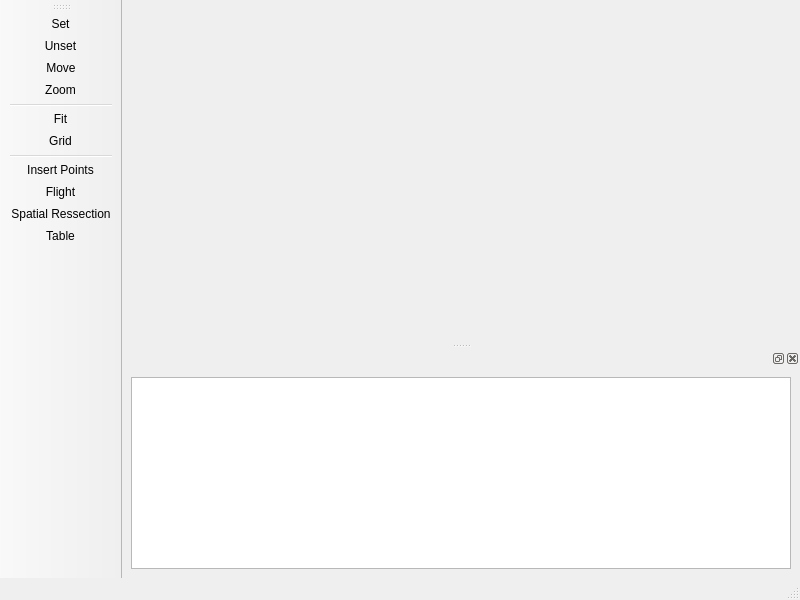
<?xml version="1.0" encoding="UTF-8"?>
<ui version="4.0">
 <class>SRMainWindow</class>
 <widget class="QMainWindow" name="SRMainWindow">
  <property name="geometry">
   <rect>
    <x>0</x>
    <y>0</y>
    <width>800</width>
    <height>600</height>
   </rect>
  </property>
  <property name="windowTitle">
   <string>Spatial Ressection</string>
  </property>
  <widget class="QWidget" name="centralwidget"/>
  <widget class="QMenuBar" name="menubar">
   <property name="geometry">
    <rect>
     <x>0</x>
     <y>0</y>
     <width>800</width>
     <height>25</height>
    </rect>
   </property>
  </widget>
  <widget class="QStatusBar" name="statusbar"/>
  <widget class="QDockWidget" name="dockWidget">
   <attribute name="dockWidgetArea">
    <number>8</number>
   </attribute>
   <widget class="QWidget" name="dockWidgetContents">
    <layout class="QGridLayout" name="gridLayout">
     <item row="0" column="0">
      <widget class="QTableView" name="table1"/>
     </item>
    </layout>
   </widget>
  </widget>
  <widget class="QToolBar" name="toolBar">
   <property name="windowTitle">
    <string>toolBar</string>
   </property>
   <attribute name="toolBarArea">
    <enum>LeftToolBarArea</enum>
   </attribute>
   <attribute name="toolBarBreak">
    <bool>false</bool>
   </attribute>
   <addaction name="actionSet"/>
   <addaction name="actionUnset"/>
   <addaction name="actionMove"/>
   <addaction name="actionZoom"/>
   <addaction name="separator"/>
   <addaction name="actionFit"/>
   <addaction name="actionGrid"/>
   <addaction name="separator"/>
   <addaction name="actionInsert_Points"/>
   <addaction name="actionFlight"/>
   <addaction name="actionSpatialRessection"/>
   <addaction name="actionTable"/>
  </widget>
  <action name="actionZoom">
   <property name="icon">
    <iconset resource="sr_resource.qrc">
     <normaloff>:/Icons/resource/images/find.png</normaloff>:/Icons/resource/images/find.png</iconset>
   </property>
   <property name="text">
    <string>Zoom</string>
   </property>
  </action>
  <action name="actionMove">
   <property name="icon">
    <iconset resource="sr_resource.qrc">
     <normaloff>:/Icons/resource/images/move.png</normaloff>:/Icons/resource/images/move.png</iconset>
   </property>
   <property name="text">
    <string>Move</string>
   </property>
  </action>
  <action name="actionFit">
   <property name="icon">
    <iconset resource="sr_resource.qrc">
     <normaloff>:/Icons/resource/images/fit.png</normaloff>:/Icons/resource/images/fit.png</iconset>
   </property>
   <property name="text">
    <string>Fit</string>
   </property>
   <property name="toolTip">
    <string>Fit to Screen</string>
   </property>
  </action>
  <action name="actionSet">
   <property name="icon">
    <iconset resource="sr_resource.qrc">
     <normaloff>:/Icons/resource/images/mark.png</normaloff>:/Icons/resource/images/mark.png</iconset>
   </property>
   <property name="text">
    <string>Set</string>
   </property>
   <property name="toolTip">
    <string>Set Point</string>
   </property>
  </action>
  <action name="actionUnset">
   <property name="icon">
    <iconset resource="sr_resource.qrc">
     <normaloff>:/Icons/resource/images/unmark.png</normaloff>:/Icons/resource/images/unmark.png</iconset>
   </property>
   <property name="text">
    <string>Unset</string>
   </property>
   <property name="toolTip">
    <string>Unset Point</string>
   </property>
  </action>
  <action name="actionGrid">
   <property name="icon">
    <iconset resource="sr_resource.qrc">
     <normaloff>:/Icons/resource/images/grid.png</normaloff>:/Icons/resource/images/grid.png</iconset>
   </property>
   <property name="text">
    <string>Grid</string>
   </property>
   <property name="toolTip">
    <string>Activate Grid</string>
   </property>
  </action>
  <action name="actionSpatialRessection">
   <property name="icon">
    <iconset resource="sr_resource.qrc">
     <normaloff>:/Icons/resource/images/exterior.png</normaloff>:/Icons/resource/images/exterior.png</iconset>
   </property>
   <property name="text">
    <string>Exterior Orientation</string>
   </property>
   <property name="iconText">
    <string>Spatial Ressection</string>
   </property>
   <property name="toolTip">
    <string>Spatial Ressection</string>
   </property>
  </action>
  <action name="actionFlight">
   <property name="icon">
    <iconset resource="sr_resource.qrc">
     <normaloff>:/Icons/resource/images/fd.png</normaloff>:/Icons/resource/images/fd.png</iconset>
   </property>
   <property name="text">
    <string>Flight</string>
   </property>
  </action>
  <action name="actionTable">
   <property name="icon">
    <iconset resource="sr_resource.qrc">
     <normaloff>:/Icons/resource/images/table.png</normaloff>:/Icons/resource/images/table.png</iconset>
   </property>
   <property name="text">
    <string>Table</string>
   </property>
  </action>
  <action name="actionInsert_Points">
   <property name="icon">
    <iconset resource="sr_resource.qrc">
     <normaloff>:/Icons/resource/images/export.png</normaloff>:/Icons/resource/images/export.png</iconset>
   </property>
   <property name="text">
    <string>Insert Points</string>
   </property>
  </action>
 </widget>
 <resources>
  <include location="sr_resource.qrc"/>
 </resources>
 <connections/>
</ui>
